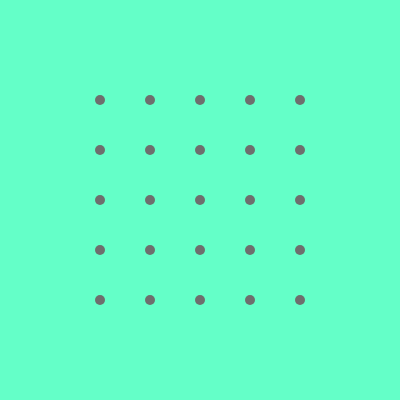
Frame 1 (no input)
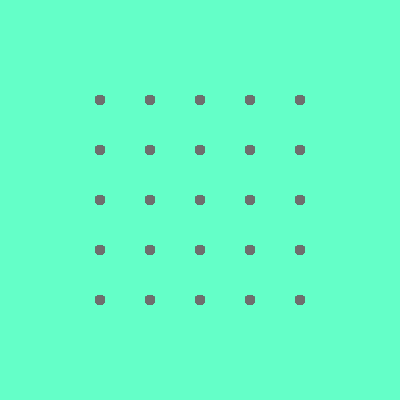
Frame 60 (no input)
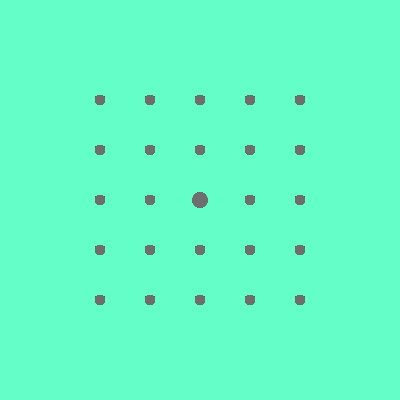
Frame 120 (the mouse pressed at the canvas centre since frame 60)

The p5.js sketch that drew these frames (run headless with seeded random() and noise() and a simulated clock; from frame 60 on, the mouse is pressed at the canvas centre):

// p5.js sketch
// ── sketch.js
// Am I currently drawing
let drawing = false;

function setup() {
  createCanvas(400, 400);
  background('rgba(100, 255, 200, 255)');
  
}

function draw() {
  // Dot Aesthetic
  noStroke();
  fill(110);
  
  // Grid
  for (var x = 0; x < 5; x++) {
    for (var y = 0; y < 5;  y++) {
      ellipse (100 + x * 50, 100 + y * 50, 10, 10);
    }
  }

  // Drawing
  if (drawing) {
    ellipse(mouseX, mouseY, 15, 15);
    
  } else {
    }
}
  
  // Erase > "Event"
  function mousePressed() {
    // Toggle on/off drawing
    drawing = true;
}

function mouseReleased() {
  drawing = false;
}

function doubleClicked() {
  background('rgba(100,255,200, 255)');
}
